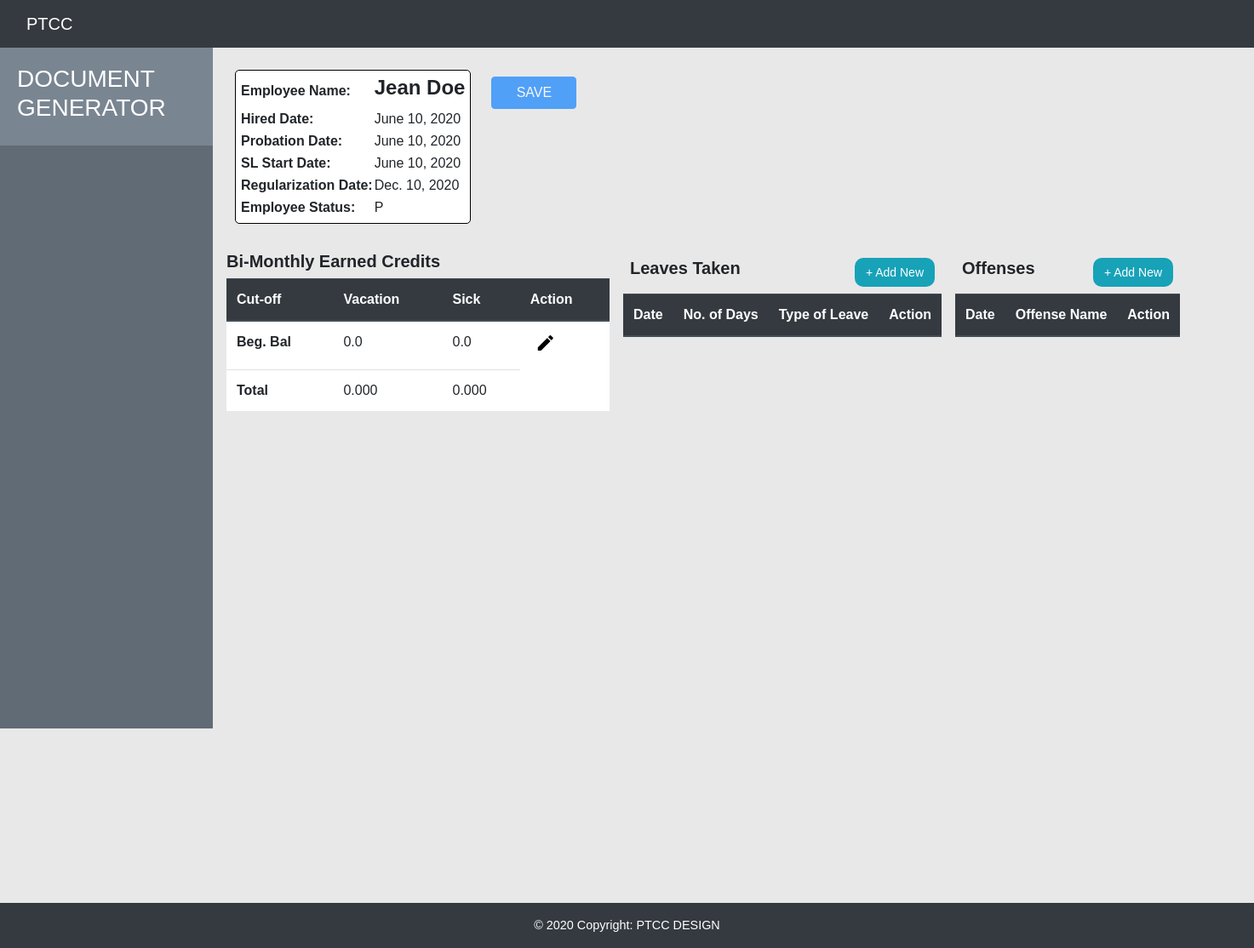
The app's page /employee_profile/19/ with its own data.
### employee_profile/models.py (models this page shows, shortened)
class Employee(models.Model):
    REGULAR = 'R'
    REGULAR1 = 'R1'
    PROBATION = 'P'
    employee_status_choices = [
        (REGULAR, 'Regular Employee'),
        (REGULAR1, 'Regular1 Employee'),
        (PROBATION, 'Probationary Employee')
    ]
    employee_tin_id = models.IntegerField(default=0, unique=True)
    name = models.CharField(max_length=200)
    probation_date = models.DateField()
    hired_date = models.DateField()
    sl_start_date = models.DateField()
    regularization_date = models.DateField()
    employee_status = models.CharField(max_length=2,
                                       choices=employee_status_choices,
                                       default=PROBATION)
    prev_vl_bal = models.FloatField(default=0.0)
    prev_sl_bal = models.FloatField(default=0.0)
    def get_leaves_taken(self):
        return serializers.serialize("json", self.leave_set.all())
    def get_offenses(self):
        return serializers.serialize("json", self.offense_set.all())
    def get_earned_vl_list(self):
        vl_list, sl_list = self.get_vl_sl_list()
        vl_list_serialized = serializers.serialize("json", vl_list)
        return vl_list_serialized
    def get_earned_sl_list(self):
        vl_list, sl_list = self.get_vl_sl_list()
        sl_list_serialized = serializers.serialize("json", sl_list)
        return sl_list_serialized
    def get_vl_sl_list(self):
        emp_leaves = self.earnedleave_set.all()
        vl_list = []
        sl_list = []
        for leave in emp_leaves:
            if leave.type == 'VL':
                vl_list.append(leave)
            elif leave.type == 'SL':
                sl_list.append(leave)
        vl_list.sort(key=lambda x: x.cut_off)
        sl_list.sort(key=lambda x: x.cut_off)
        return vl_list, sl_list

### employee_profile/views.py (the view)
# urls.py: path('<int:pk>/', views.EmployeeDetailView.as_view(), name='employee_details'),
class EmployeeDetailView(generic.DetailView):
    model = Employee
    template_name = 'employee_profile/employee_details.html'

### employee_profile/templates/employee_profile/employee_details.html (shortened to what this page needs)
{% extends 'base.html' %}
{% load static %}
{% block head_css_section %}
    <link rel="stylesheet" type="text/css" href="{% static 'employee_profile/css/employee_details.css' %}">
{% endblock head_css_section %}
{% block content %}
    <div class="d-flex flex-column">
        <div class="p-2 upper-section">
            <div class="d-flex flex-row">
                <div class="p-2">
                    <div class="employee_spec_details">
                        <table>
                            <tr>
                                <th>Employee Name:</th>
                                <td><h4><strong>{{employee.name}}</strong></h4></td>
                            </tr>
                            <tr>
                                <th>Hired Date:</th>
                                <td id="hired_date">{{employee.hired_date}}</td>
                            </tr>
                            <tr>
                                <th>Probation Date:</th>
                                <td id="probation_date">{{employee.probation_date}}</td>
                            </tr>
                            <tr>
                                <th>SL Start Date:</th>
                                <td id="sl_start_date">{{employee.sl_start_date}}</td>
                            </tr>
                            <tr>
                                <th>Regularization Date:</th>
                                <td class="editable-employee"
                                    data-id="{{employee.id}}"
                                    data-table="employee"
                                    data-type="regularization_date"
                                    name="format_date">{{employee.regularization_date}}
                                </td>
                            </tr>
                            <tr>
                                <th>Employee Status:</th>
                                <td class="editable-employee"
                                    data-id="{{employee.id}}"
                                    data-table="employee"
                                    data-type="employee_status"
                                    name="format_select">{{employee.employee_status}}
                                </td>
                            </tr>
                        </table>
                    </div>
                </div>
                <div class="p-2">
                    <div class="config_buttons">
                        <div class="d-flex justify-content-between">
                            <div class="p-2">
                                <button type="button" class="btn btn-primary config_button_style" id="save_employee" disabled="true">SAVE</button>
                            </div>
                        </div>
                    </div>
                </div>
            </div>
        </div>
        <div class="p-2">
            <div class="d-flex flex-row">
                <div class="p-2 earned_leave">
                    <h5><strong>Bi-Monthly Earned Credits</strong></h5>
                    <div class="earned_leave_tbl_container" style="overflow:auto;height: 700px;width: 450px;">
                        <table class="table table-hover earned_leave_table">
                            <thead class="thead-dark">
                                <tr>
                                    <th scope="col">Cut-off</th>
                                    <th scope="col">Vacation</th>
                                    <th scope="col">Sick</th>
                                    <th scope="col">Action</th>
                                </tr>
                            </thead>
                            <tbody>
                                <tr data-id='{{employee.id}}' data-table='employee'>
                                    <th scope="row">Beg. Bal</th>
                                    <td
                                        class="editable"
                                        data-type="prev_vl_bal"
                                        scope="row"
                                        name="format_float">
                                        {{employee.prev_vl_bal}}
                                    </td>
                                    <td
                                        class="editable"
                                        data-type="prev_sl_bal"
                                        scope="row"
                                        name="format_float">
                                            {{employee.prev_sl_bal}}
                                    </td>
                                    <td>
                                        <button style="border:none;background:none;display:inline-block;" class="edit" title="Edit" data-toggle="tooltip"><i class="material-icons"></i></button>
                                    </td>
                                </tr>
                            </tbody>
                        </table>
                    </div>
                </div>
                <div class="p-2 leaves_taken">
                    <div class="d-flex flex-row">
                        <div class="p-2">
                            <h5><strong>Leaves Taken</strong></h5>
                        </div>
                        <div class="ml-auto p-2">
                            <button type="button" class="btn btn-info add-new" data-table="leaves_taken_table">+ Add New</button>
                        </div>
                    </div>
                    <div style="overflow:auto;height: 700px;">
                        <table class="table table-hover leaves_taken_table">
                            <thead class="thead-dark">
                                <tr>
                                    <th scope="col">Date</th>
                                    <th scope="col">No. of Days</th>
                                    <th scope="col">Type of Leave</th>
                                    <th scope="col">Action</th>
                                </tr>
                            </thead>
                        </table>
                    </div>
                </div>
                <div class="p-2 offenses">
                    <div class="d-flex flex-row">
                        <div class="p-2">
                            <h5><strong>Offenses</strong></h5>
                        </div>
                        <div class="ml-auto p-2">
                            <button type="button" class="btn btn-info add-new" data-table="offenses_table">+ Add New</button>
                        </div>
                    </div>
                    <div style="overflow:auto;height: 700px;">
                        <table class="table table-hover offenses_table">
                            <thead class="thead-dark">
                                <tr>
                                    <th scope="col">Date</th>
                                    <th scope="col">Offense Name</th>
                                    <th scope="col">Action</th>
                                </tr>
                            </thead>
                        </table>
                    </div>
                </div>
            </div>
        </div>
    </div>
{% endblock content %}

### employee_profile/static/employee_profile/css/style.css (style rules this page uses)
body { font-family: 'Poppins', sans-serif; background: #E8E8E8; }
.employee_spec_details { border:1px solid #000000; border-radius:5px; padding:5px; margin-top:10px; margin-left:10px; background-color:#FFFFFF; }
.config_buttons { margin-top:10px; }
.justify-content-between { flex-direction: column; }
.config_button_style { width:100px; }
.flex-column { width:100%; }
.earned_leave_table { background-color: #FFFFFF; }
.leaves_taken_table { background-color: #FFFFFF; }
.offenses_table { background-color: #FFFFFF; }
.add-new { display: inline-block; padding: 6px 12px; margin-bottom: 0; font-size: 14px; font-weight: 400; line-height: 1.42857143; text-align: center; white-space: nowrap; vertical-align: middle; -ms-touch-action: manipulation; touch-action: manipulation; cursor: pointer; -webkit-user-select: none; -moz-user-select: none; -ms-user-select: none; user-select: none; background-image: none; border: 1px solid transparent; border-top-color: transparent; border-right-color: transparent; border-bottom-color: transparent; border-left-color: transparent; border-radius: 10px; }
.p-2 { padding: .2rem; }

### employee_profile/static/employee_profile/css/employee_details.css (style rules this page uses)
.upper-section { width: 122%; }

### records on screen
Employee: name "Jean Doe", hired_date "June 10, 2020", probation_date "June 10, 2020", sl_start_date "June 10, 2020", regularization_date "Dec. 10, 2020", employee_status "P", prev_vl_bal "0.0", prev_sl_bal "0.0"
